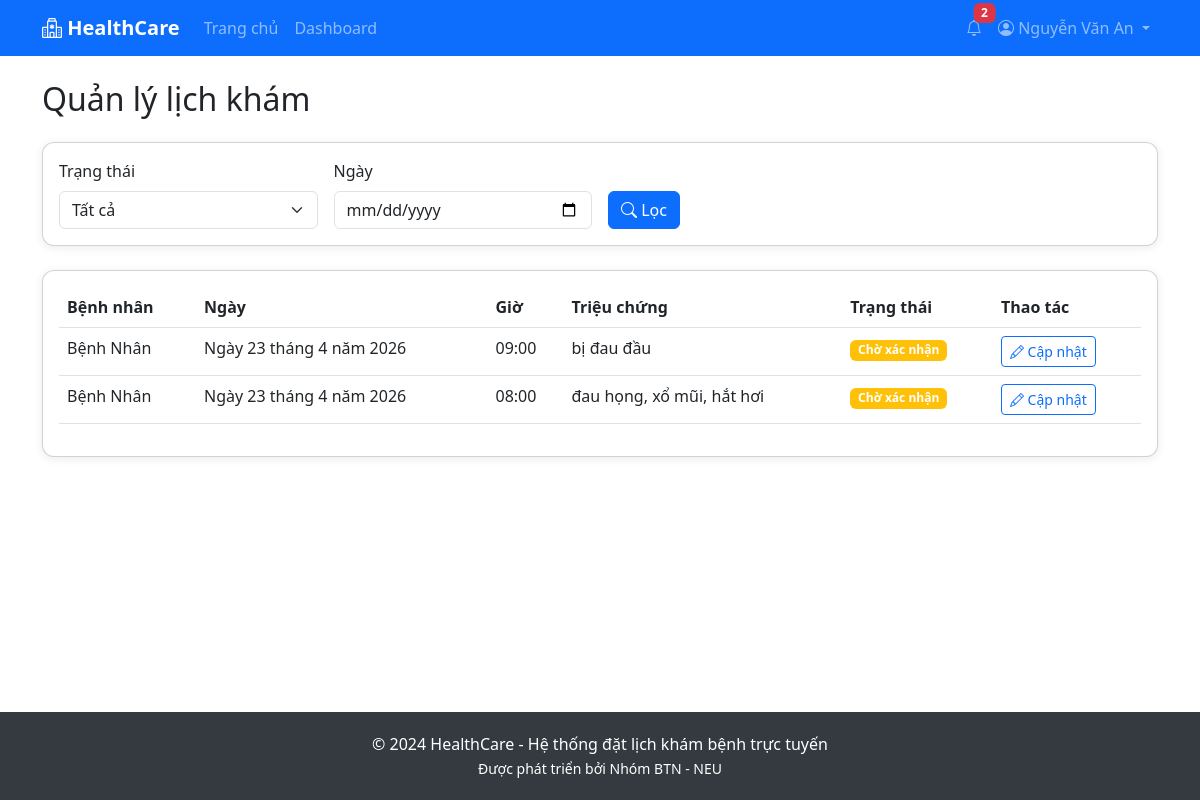
The page /doctor/appointments/ (signed in) on the database its author committed.
### accounts/models.py (models this page shows, shortened)
class User(AbstractUser):
    ROLE_CHOICES = [
        ('patient', 'Bệnh nhân'),
        ('doctor', 'Bác sĩ'),
        ('admin', 'Quản trị viên'),
    ]
    role = models.CharField(max_length=10, choices=ROLE_CHOICES, default='patient')
    phone = models.CharField(max_length=15, blank=True)
    address = models.TextField(blank=True)
    is_active = models.BooleanField(default=True)
    def is_patient(self):
        return self.role == 'patient'
    def is_doctor(self):
        return self.role == 'doctor'

### appointments/models.py (models this page shows, shortened)
class Appointment(models.Model):
    STATUS_CHOICES = [
        ('pending', 'Chờ xác nhận'),
        ('confirmed', 'Đã xác nhận'),
        ('completed', 'Hoàn thành'),
        ('cancelled', 'Đã hủy'),
        ('rejected', 'Từ chối'),
    ]
    patient = models.ForeignKey(Patient, on_delete=models.CASCADE, related_name='appointments')
    doctor = models.ForeignKey(Doctor, on_delete=models.CASCADE, related_name='appointments')
    appointment_date = models.DateField()
    appointment_time = models.TimeField()
    status = models.CharField(max_length=20, choices=STATUS_CHOICES, default='pending')
    symptoms = models.TextField(blank=True, help_text='Mô tả triệu chứng')
    notes = models.TextField(blank=True, help_text='Ghi chú của bác sĩ')
    checked_in = models.BooleanField(default=False, help_text='Đã check-in khi đến khám')
    checked_in_at = models.DateTimeField(null=True, blank=True)
    created_at = models.DateTimeField(auto_now_add=True)
    updated_at = models.DateTimeField(auto_now=True)
    class Meta:
        verbose_name = 'Lịch khám'
        verbose_name_plural = 'Lịch khám'
        ordering = ['-appointment_date', '-appointment_time']
        constraints = [
            models.UniqueConstraint(
                fields=['doctor', 'appointment_date', 'appointment_time'],
                condition=Q(status__in=['pending', 'confirmed']),
                name='uniq_active_appointment_slot',
            )
        ]

### patients/models.py (models this page shows)
class Patient(models.Model):
    GENDER_CHOICES = [
        ('M', 'Nam'),
        ('F', 'Nữ'),
        ('O', 'Khác'),
    ]
    user = models.OneToOneField(User, on_delete=models.CASCADE, related_name='patient_profile')
    date_of_birth = models.DateField(null=True, blank=True)
    gender = models.CharField(max_length=1, choices=GENDER_CHOICES, blank=True)
    insurance_info = models.CharField(max_length=100, blank=True)
    medical_history = models.TextField(blank=True)
    created_at = models.DateTimeField(auto_now_add=True)
    updated_at = models.DateTimeField(auto_now=True)
    def __str__(self):
        return f"{self.user.get_full_name() or self.user.username}"
    class Meta:
        verbose_name = 'Bệnh nhân'
        verbose_name_plural = 'Bệnh nhân'

### doctors/views.py (the view)
    def wrapper(request, *args, **kwargs):
        if not request.user.is_doctor():
            messages.error(request, 'Bạn không có quyền truy cập trang này.')
            return redirect('dashboard')
        return view_func(request, *args, **kwargs)

### doctors/views.py (called while the page is built)
def doctor_required(view_func):
    def wrapper(request, *args, **kwargs):
        if not request.user.is_doctor():
            messages.error(request, 'Bạn không có quyền truy cập trang này.')
            return redirect('dashboard')
        return view_func(request, *args, **kwargs)
    return wrapper

@login_required
@doctor_required
def doctor_appointments(request):
    doctor = request.user.doctor_profile
    status_filter = request.GET.get('status', '')
    date_filter = request.GET.get('date', '')
    appointments = Appointment.objects.filter(doctor=doctor)
    if status_filter:
        appointments = appointments.filter(status=status_filter)
    if date_filter:
        appointments = appointments.filter(appointment_date=date_filter)
    context = {
        'appointments': appointments,
        'status_filter': status_filter,
        'date_filter': date_filter,
    }
    return render(request, 'doctors/appointments.html', context)

### templates/doctors/appointments.html (shortened to what this page needs)
{% extends 'base.html' %}
{% block content %}
<div class="container py-4">
    <h2 class="mb-4">Quản lý lịch khám</h2>
    <div class="card mb-4">
        <div class="card-body">
            <form method="get" class="row g-3 align-items-end">
                <div class="col-md-3">
                    <label class="form-label">Trạng thái</label>
                    <select name="status" class="form-select">
                        <option value="">Tất cả</option>
                    </select>
                </div>
                <div class="col-md-3">
                    <label class="form-label">Ngày</label>
                    <input type="date" name="date" class="form-control" value="{{ date_filter }}">
                </div>
                <div class="col-md-2">
                    <button type="submit" class="btn btn-primary"><i class="bi bi-search"></i> Lọc</button>
                </div>
            </form>
        </div>
    </div>
    <div class="card">
        <div class="card-body">
            {% if appointments %}
                <div class="table-responsive">
                    <table class="table table-hover">
                        <thead>
                            <tr>
                                <th>Bệnh nhân</th>
                                <th>Ngày</th>
                                <th>Giờ</th>
                                <th>Triệu chứng</th>
                                <th>Trạng thái</th>
                                <th>Thao tác</th>
                            </tr>
                        </thead>
                        <tbody>
                            {% for apt in appointments %}
                                <tr>
                                    <td>{{ apt.patient }}</td>
                                    <td>{{ apt.appointment_date }}</td>
                                    <td>{{ apt.appointment_time }}</td>
                                    <td>{{ apt.symptoms|truncatewords:10 }}</td>
                                    <td>
                                        <span class="badge bg-{% if apt.status == 'pending' %}warning{% elif apt.status == 'confirmed' %}success{% elif apt.status == 'completed' %}info{% elif apt.status == 'cancelled' %}danger{% else %}secondary{% endif %}">
                                            {{ apt.get_status_display }}
                                        </span>
                                    </td>
                                    <td>
                                        <a href="{% url 'update_appointment' apt.id %}" class="btn btn-sm btn-outline-primary">
                                            <i class="bi bi-pencil"></i> Cập nhật
                                        </a>
                                    </td>
                                </tr>
                            {% endfor %}
                        </tbody>
                    </table>
                </div>
            {% else %}
                <p class="text-muted text-center mb-0">Không có lịch khám nào.</p>
            {% endif %}
        </div>
    </div>
</div>
{% endblock %}

### templates/base.html (shortened to what this page needs)
<!DOCTYPE html>
<html lang="vi">
<head>
    <link href="https://cdn.jsdelivr.net/npm/bootstrap@5.3.0/dist/css/bootstrap.min.css" rel="stylesheet">
    <link href="https://cdn.jsdelivr.net/npm/bootstrap-icons@1.10.0/font/bootstrap-icons.css" rel="stylesheet">
</head>
<body>
    <nav class="navbar navbar-expand-lg navbar-dark bg-primary">
        <div class="container">
            <a class="navbar-brand" href="{% url 'home' %}">
                <i class="bi bi-hospital"></i> HealthCare
            </a>
            <div class="collapse navbar-collapse" id="navbarNav">
                <ul class="navbar-nav me-auto">
                    <li class="nav-item">
                        <a class="nav-link" href="{% url 'home' %}">Trang chủ</a>
                    </li>
                    {% if user.is_authenticated %}
                        <li class="nav-item">
                            <a class="nav-link" href="{% url 'dashboard' %}">Dashboard</a>
                        </li>
                    {% endif %}
                </ul>
                <ul class="navbar-nav">
                    {% if user.is_authenticated %}
                        <li class="nav-item dropdown">
                            <a class="nav-link position-relative" href="#" id="notificationDropdown" role="button" data-bs-toggle="dropdown">
                                <i class="bi bi-bell"></i>
                                <span class="badge bg-danger notification-badge" id="notificationCount" style="display: none;">0</span>
                            </a>
                        </li>
                        <li class="nav-item dropdown">
                            <a class="nav-link dropdown-toggle" href="#" id="userDropdown" role="button" data-bs-toggle="dropdown">
                                <i class="bi bi-person-circle"></i>
                                <span class="d-none d-md-inline">{{ user.get_full_name|default:user.username }}</span>
                            </a>
                        </li>
                    {% endif %}
                </ul>
            </div>
        </div>
    </nav>
    <main>
        {% block content %}{% endblock %}
    </main>
    <footer>
        <div class="container text-center">
            <p class="mb-0">&copy; 2024 HealthCare - Hệ thống đặt lịch khám bệnh trực tuyến</p>
            <small>Được phát triển bởi Nhóm BTN - NEU</small>
        </div>
    </footer>
</body>
</html>

### templates/base.html (style rules this page uses)
:root { --primary-gradient: linear-gradient(135deg, #667eea 0%, #764ba2 100%); --primary-color: #667eea; }
* { -webkit-tap-highlight-color: transparent; }
body { min-height: 100vh; display: flex; flex-direction: column; font-size: 16px; }
.navbar-brand { font-weight: bold; }
.card { transition: transform 0.2s; border-radius: 12px; box-shadow: 0 2px 10px rgba(0,0,0,0.08); }
footer { margin-top: auto; background-color: #343a40; color: white; padding: 20px 0; }
.notification-badge { position: absolute; top: 0; right: 0; transform: translate(25%, -25%); }
.navbar { position: sticky; top: 0; z-index: 1030; }

### rows shown on the page
User: get_full_name "Nguyễn Văn An"
Appointment: patient "Bệnh Nhân", appointment_date "Ngày 23 tháng 4 năm 2026", appointment_time "09:00", symptoms "bị đau đầu", status "Chờ xác nhận"
Appointment: patient "Bệnh Nhân", appointment_date "Ngày 23 tháng 4 năm 2026", appointment_time "08:00", symptoms "đau họng, xổ mũi, hắt hơi", status "Chờ xác nhận"
